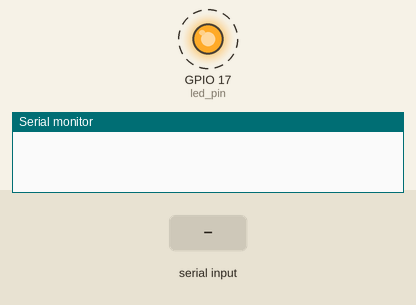
A sketch run on a simulated ESP32. On the bench: output pins drawn as LEDs (lit = HIGH), the last lines printed to the serial monitor. Dashed ring = blinking. Inputs (shaded band) come from the test bench.

Above: at 1.85 s.
1.9 s: "90,45\n" received over Serial
At 2.6 s:
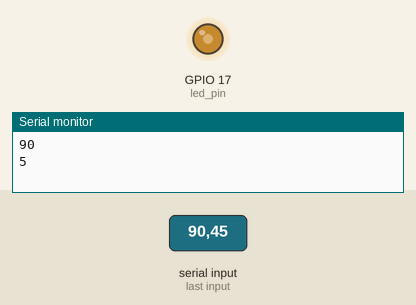
3.5 s: "30,150\n" received over Serial
At 4.6 s:
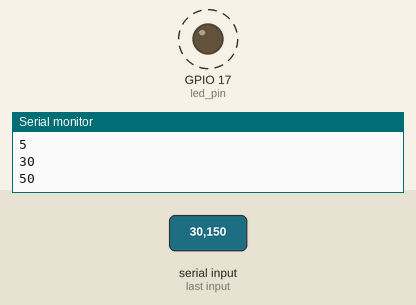
6.5 s: "5\n" received over Serial
8.0 s: "90\n" received over Serial
At 8.22 s:
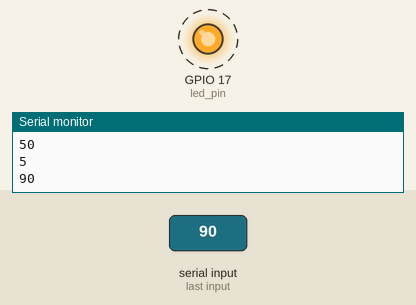
Timing chart, 0 to 12.0 s (numbered marks = the images above; inputs shaded):
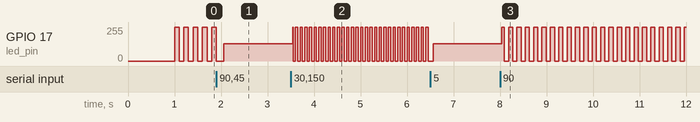

The sketch:

ESP32___Tasks___LED_Blinking_Control.ino
```cpp
//ref:https://www.digikey.com/en/maker/projects/introduction-to-rtos-solution-to-part-3-task-scheduling/8fbb9e0b0eed4279a2dd698f02ce125f
//-------------------------------------------------- operation
//2 functions
//1 reads serial input and update blinking rate
//1 blinks LED
//---------------------------------------- includes
//#include <stdlib.h>                                         //for atoi()
//---------------------------------------- only 1 core
#if CONFIG_FREERTOS_UNICORE                                   //check FreeRTOSConfig.h in ESP32 board package
static const BaseType_t app_cpu = 0;
#else
static const BaseType_t app_cpu = 1;
#endif
//---------------------------------------- pin def
static const int led_pin = 17;
//---------------------------------------- global var.
int delay_blink = 100;
//---------------------------------------- task 1 -> read serial
void task_readSerial(void *parameter){
  uint8_t numberMessageBytes_max = 5;
  char string_delay_blink[numberMessageBytes_max];
  char c;
  int i = 0;

  while(1){

    while(Serial.available()){
      if (i < numberMessageBytes_max - 1){
        string_delay_blink[i] = Serial.read();        //read after condition check -> not dumping last char
        if (string_delay_blink[i] != '\n'){
          i++;
        }else{
          string_delay_blink[i] = '\0';

          delay_blink = atoi(string_delay_blink);

          i = 0;
          Serial.println(delay_blink);
        }
      }else{                                          //msg longer than print buffer -> clear serial buffer
                                                      //not critical in this application
        string_delay_blink[i] = '\0';

        delay_blink = atoi(string_delay_blink);

        i = 0;
        Serial.println(delay_blink);
      }
    }
  }
}
//---------------------------------------- task 2 -> blink LED
void task_blinkLED(void *parameter){
  while(1){
    digitalWrite(led_pin, HIGH);
    vTaskDelay(delay_blink / portTICK_PERIOD_MS);
    digitalWrite(led_pin, LOW);
    vTaskDelay(delay_blink / portTICK_PERIOD_MS);
    }
}

void setup() {
  //-------------------------------------- serial setup
  Serial.begin(115200);
  vTaskDelay(1000 / portTICK_PERIOD_MS);                  //wait for serial conn. to finish setup
  //------------------------------------------- pin config
  pinMode(led_pin, OUTPUT);
  //-------------------------------------- create task
  xTaskCreatePinnedToCore(task_readSerial,
                          "Task Read Serial",
                          1024,
                          NULL,                           //using global, not passing
                          1,
                          NULL,
                          app_cpu
                          );
  xTaskCreatePinnedToCore(task_blinkLED,
                          "Task Blink LED",
                          1024,
                          NULL,
                          1,
                          NULL,
                          app_cpu
                          );
  //------------------------------------------- task for setup() & loop() no longer needed
  vTaskDelete(NULL);
}

void loop() {
  // put your main code here, to run repeatedly:

}
```

Measured:
- after the input at 3.5 s, GPIO 17 (led_pin): alternates 255/255 for 0.05 s and 0/255 for 0.05 s, starting at once
- after the input at 8.0 s, GPIO 17 (led_pin): alternates 255/255 for 0.09 s and 0/255 for 0.09 s, starting at once
- by itself, GPIO 17 (led_pin): alternates 255/255 for 0.10 s and 0/255 for 0.10 s
